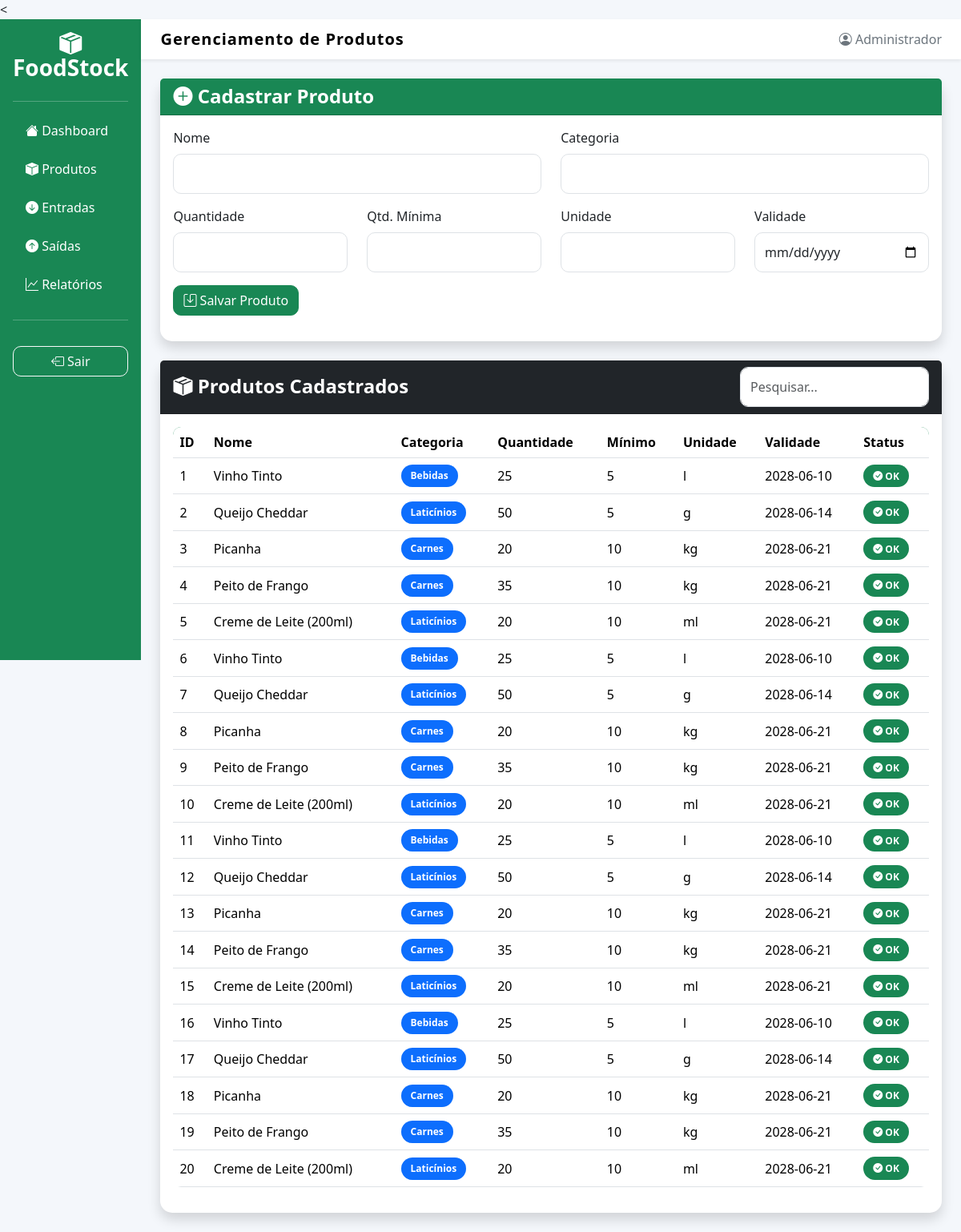
/produtos, run on the app's committed database.
### tables this page shows
CREATE TABLE produtos (
    id INTEGER PRIMARY KEY AUTOINCREMENT,
    nome TEXT NOT NULL,
    categoria TEXT NOT NULL,
    quantidade INTEGER NOT NULL,
    quantidade_minima INTEGER NOT NULL,
    unidade TEXT NOT NULL,
    data_validade TEXT NOT NULL
);

### app.py (the view, shortened to what this page needs)
@app.route("/produtos", methods=["GET", "POST"])
def produtos():
    conexao = sqlite3.connect(DB_PATH)
    cursor = conexao.cursor()
    cursor.execute("SELECT * FROM produtos")
    produtos = cursor.fetchall()
    conexao.close()
    return render_template(
        "produtos.html",
        produtos=produtos
    )

### templates/produtos.html (shortened to what this page needs)
<{% extends "base.html" %}
{% block titulo_pagina %}
Gerenciamento de Produtos
{% endblock %}
{% block conteudo %}
<div class="card shadow border-0 mb-4">
    <div class="card-header bg-success text-white">
        <h4 class="mb-0">
            <i class="bi bi-plus-circle-fill"></i>
            Cadastrar Produto
        </h4>
    </div>
    <div class="card-body">
        <form method="POST">
            <div class="row">
                <div class="col-md-6 mb-3">
                    <label class="form-label">Nome</label>
                    <input type="text" name="nome" class="form-control" required>
                </div>
                <div class="col-md-6 mb-3">
                    <label class="form-label">Categoria</label>
                    <input type="text" name="categoria" class="form-control" required>
                </div>
                <div class="col-md-3 mb-3">
                    <label class="form-label">Quantidade</label>
                    <input type="number" name="quantidade" class="form-control" required>
                </div>
                <div class="col-md-3 mb-3">
                    <label class="form-label">Qtd. Mínima</label>
                    <input type="number" name="quantidade_minima" class="form-control" required>
                </div>
                <div class="col-md-3 mb-3">
                    <label class="form-label">Unidade</label>
                    <input type="text" name="unidade" class="form-control" required>
                </div>
                <div class="col-md-3 mb-3">
                    <label class="form-label">Validade</label>
                    <input type="date" name="data_validade" class="form-control" required>
                </div>
            </div>
            <button class="btn btn-success">
                <i class="bi bi-save"></i>
                Salvar Produto
            </button>
        </form>
    </div>
</div>
<div class="card shadow border-0">
    <div class="card-header bg-dark text-white d-flex justify-content-between align-items-center">
        <h4 class="mb-0">
            <i class="bi bi-box-seam-fill"></i>
            Produtos Cadastrados
        </h4>
        <input
            type="text"
            id="pesquisa"
            class="form-control w-25"
            placeholder="Pesquisar...">
    </div>
    <div class="card-body">
        <div class="table-responsive">
            <table class="table table-hover align-middle">
                <thead>
                    <tr>
                        <th>ID</th>
                        <th>Nome</th>
                        <th>Categoria</th>
                        <th>Quantidade</th>
                        <th>Mínimo</th>
                        <th>Unidade</th>
                        <th>Validade</th>
                        <th>Status</th>
                    </tr>
                </thead>
                <tbody>
                    {% for produto in produtos %}
                    <tr>
                        <td>{{ produto[0] }}</td>
                        <td>{{ produto[1] }}</td>
                        <td>
                            <span class="badge bg-primary">
                                {{ produto[2] }}
                            </span>
                        </td>
                        <td>{{ produto[3] }}</td>
                        <td>{{ produto[4] }}</td>
                        <td>{{ produto[5] }}</td>
                        <td>{{ produto[6] }}</td>
                        <td>
                            {% if produto[3] <= produto[4] %}
                            <span class="badge bg-danger">
                                <i class="bi bi-exclamation-circle-fill"></i>
                                Estoque Baixo
                            </span>
                            {% else %}
                            <span class="badge bg-success">
                                <i class="bi bi-check-circle-fill"></i>
                                OK
                            </span>
                            {% endif %}
                        </td>
                    </tr>
                    {% endfor %}
                </tbody>
            </table>
        </div>
    </div>
</div>
{% endblock %}

### templates/base.html (shortened to what this page needs)
<!DOCTYPE html>
<html lang="pt-BR">
<head>
    <link href="https://cdn.jsdelivr.net/npm/bootstrap@5.3.7/dist/css/bootstrap.min.css" rel="stylesheet">
    <link href="https://cdn.jsdelivr.net/npm/bootstrap-icons@1.13.1/font/bootstrap-icons.css" rel="stylesheet">
    <link rel="stylesheet" href="{{ url_for('static', filename='css/style.css') }}">
</head>
<body>
<div class="d-flex">
    <nav class="bg-success text-white p-3 vh-100" style="width:250px;">
        <h3 class="text-center mb-4">
            <i class="bi bi-box-seam-fill"></i>
            FoodStock
        </h3>
        <hr>
        <ul class="nav flex-column">
            <li class="nav-item mb-2">
                <a href="/dashboard" class="nav-link text-white">
                    <i class="bi bi-house-fill"></i>
                    Dashboard
                </a>
            </li>
            <li class="nav-item mb-2">
                <a href="/produtos" class="nav-link text-white">
                    <i class="bi bi-box-fill"></i>
                    Produtos
                </a>
            </li>
            <li class="nav-item mb-2">
                <a href="#" class="nav-link text-white">
                    <i class="bi bi-arrow-down-circle-fill"></i>
                    Entradas
                </a>
            </li>
            <li class="nav-item mb-2">
                <a href="#" class="nav-link text-white">
                    <i class="bi bi-arrow-up-circle-fill"></i>
                    Saídas
                </a>
            </li>
            <li class="nav-item mb-2">
                <a href="#" class="nav-link text-white">
                    <i class="bi bi-graph-up"></i>
                    Relatórios
                </a>
            </li>
        </ul>
        <hr>
        <a href="/" class="btn btn-outline-light w-100 mt-3">
            <i class="bi bi-box-arrow-left"></i>
            Sair
        </a>
    </nav>
    <div class="flex-grow-1">
        <nav class="navbar navbar-light bg-white shadow-sm px-4">
            <span class="navbar-brand mb-0 h4">
                {% block titulo_pagina %}{% endblock %}
            </span>
            <span class="text-secondary">
                <i class="bi bi-person-circle"></i>
                Administrador
            </span>
        </nav>
        <div class="container-fluid p-4">
            {% block conteudo %}
            {% endblock %}
        </div>
    </div>
</div>
</body>
</html>

### static/css/style.css (style rules this page uses)
body { background:#f4f7fb; font-family:'Segoe UI',Tahoma,Geneva,Verdana,sans-serif; }
.navbar { box-shadow:0 3px 12px rgba(0,0,0,.12); }
.navbar-brand { font-weight:bold; letter-spacing:1px; }
.card { border:none; border-radius:15px; transition:.25s; }
.btn { border-radius:10px; transition:.2s; }
.form-control { border-radius:10px; padding:12px; }
h1,h2,h3,h4,h5 { font-weight:700; }
.table { border-radius:10px; overflow:hidden; }
.table thead { background:#198754; color:white; }
.badge { padding:8px 12px; border-radius:20px; }
* { transition:.2s; }

### data on the page
produtos: id "1", nome "Vinho Tinto", categoria "Bebidas", quantidade "25", quantidade_minima "5", unidade "l", data_validade "2028-06-10", shows "OK"
produtos: id "2", nome "Queijo Cheddar", categoria "Laticínios", quantidade "50", quantidade_minima "5", unidade "g", data_validade "2028-06-14", shows "OK"
produtos: id "3", nome "Picanha", categoria "Carnes", quantidade "20", quantidade_minima "10", unidade "kg", data_validade "2028-06-21", shows "OK"
produtos: id "4", nome "Peito de Frango", categoria "Carnes", quantidade "35", quantidade_minima "10", unidade "kg", data_validade "2028-06-21", shows "OK"
produtos: id "5", nome "Creme de Leite (200ml)", categoria "Laticínios", quantidade "20", quantidade_minima "10", unidade "ml", data_validade "2028-06-21", shows "OK"
produtos: id "6", nome "Vinho Tinto", categoria "Bebidas", quantidade "25", quantidade_minima "5", unidade "l", data_validade "2028-06-10", shows "OK"
produtos: id "7", nome "Queijo Cheddar", categoria "Laticínios", quantidade "50", quantidade_minima "5", unidade "g", data_validade "2028-06-14", shows "OK"
produtos: id "8", nome "Picanha", categoria "Carnes", quantidade "20", quantidade_minima "10", unidade "kg", data_validade "2028-06-21", shows "OK"
produtos: id "9", nome "Peito de Frango", categoria "Carnes", quantidade "35", quantidade_minima "10", unidade "kg", data_validade "2028-06-21", shows "OK"
produtos: id "10", nome "Creme de Leite (200ml)", categoria "Laticínios", quantidade "20", quantidade_minima "10", unidade "ml", data_validade "2028-06-21", shows "OK"
produtos: id "11", nome "Vinho Tinto", categoria "Bebidas", quantidade "25", quantidade_minima "5", unidade "l", data_validade "2028-06-10", shows "OK"
produtos: id "12", nome "Queijo Cheddar", categoria "Laticínios", quantidade "50", quantidade_minima "5", unidade "g", data_validade "2028-06-14", shows "OK"
produtos: id "13", nome "Picanha", categoria "Carnes", quantidade "20", quantidade_minima "10", unidade "kg", data_validade "2028-06-21", shows "OK"
produtos: id "14", nome "Peito de Frango", categoria "Carnes", quantidade "35", quantidade_minima "10", unidade "kg", data_validade "2028-06-21", shows "OK"
produtos: id "15", nome "Creme de Leite (200ml)", categoria "Laticínios", quantidade "20", quantidade_minima "10", unidade "ml", data_validade "2028-06-21", shows "OK"
produtos: id "16", nome "Vinho Tinto", categoria "Bebidas", quantidade "25", quantidade_minima "5", unidade "l", data_validade "2028-06-10", shows "OK"
produtos: id "17", nome "Queijo Cheddar", categoria "Laticínios", quantidade "50", quantidade_minima "5", unidade "g", data_validade "2028-06-14", shows "OK"
produtos: id "18", nome "Picanha", categoria "Carnes", quantidade "20", quantidade_minima "10", unidade "kg", data_validade "2028-06-21", shows "OK"
produtos: id "19", nome "Peito de Frango", categoria "Carnes", quantidade "35", quantidade_minima "10", unidade "kg", data_validade "2028-06-21", shows "OK"
produtos: id "20", nome "Creme de Leite (200ml)", categoria "Laticínios", quantidade "20", quantidade_minima "10", unidade "ml", data_validade "2028-06-21", shows "OK"
